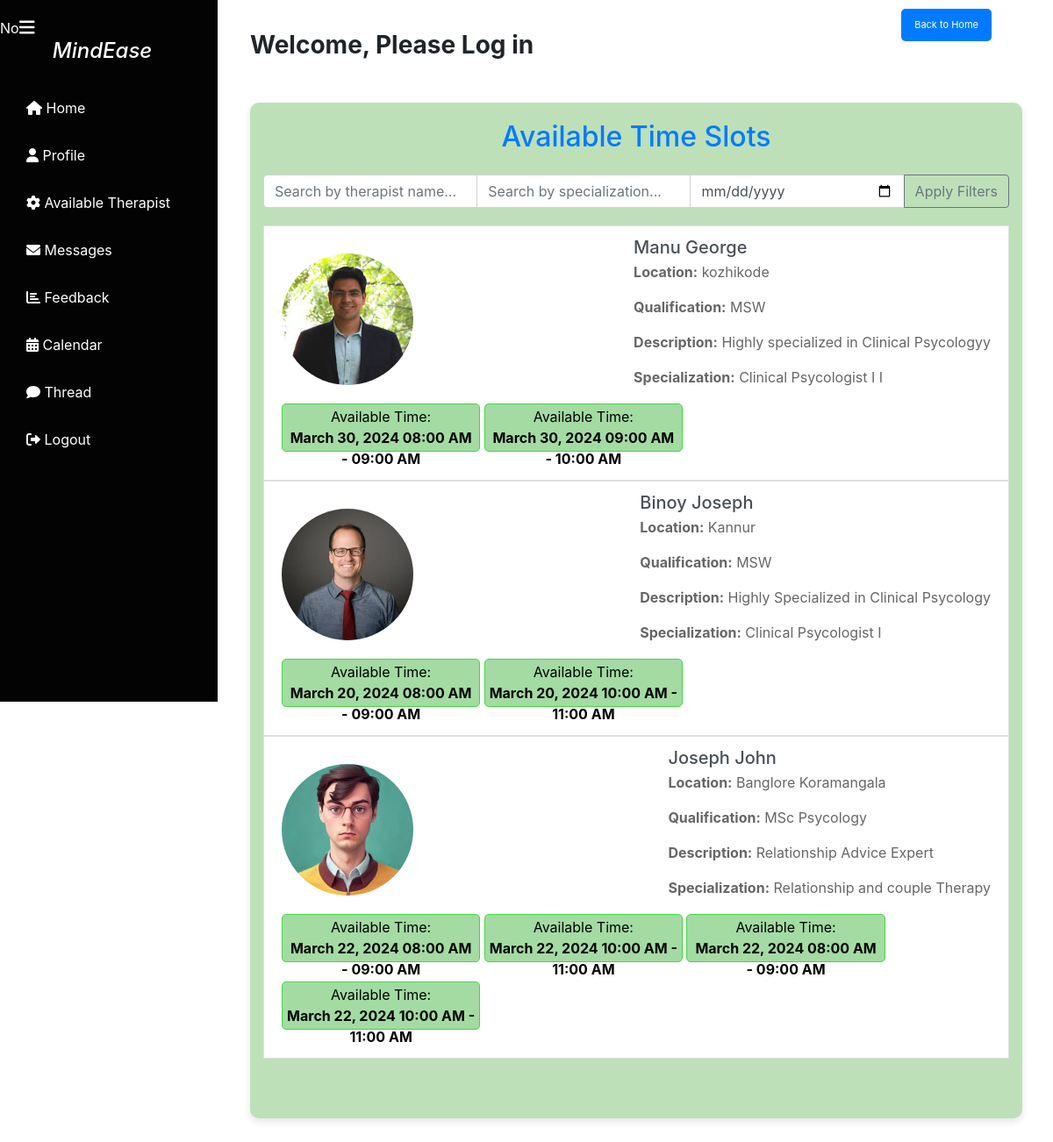
Page /view_time_slots/ on the earlier database version.
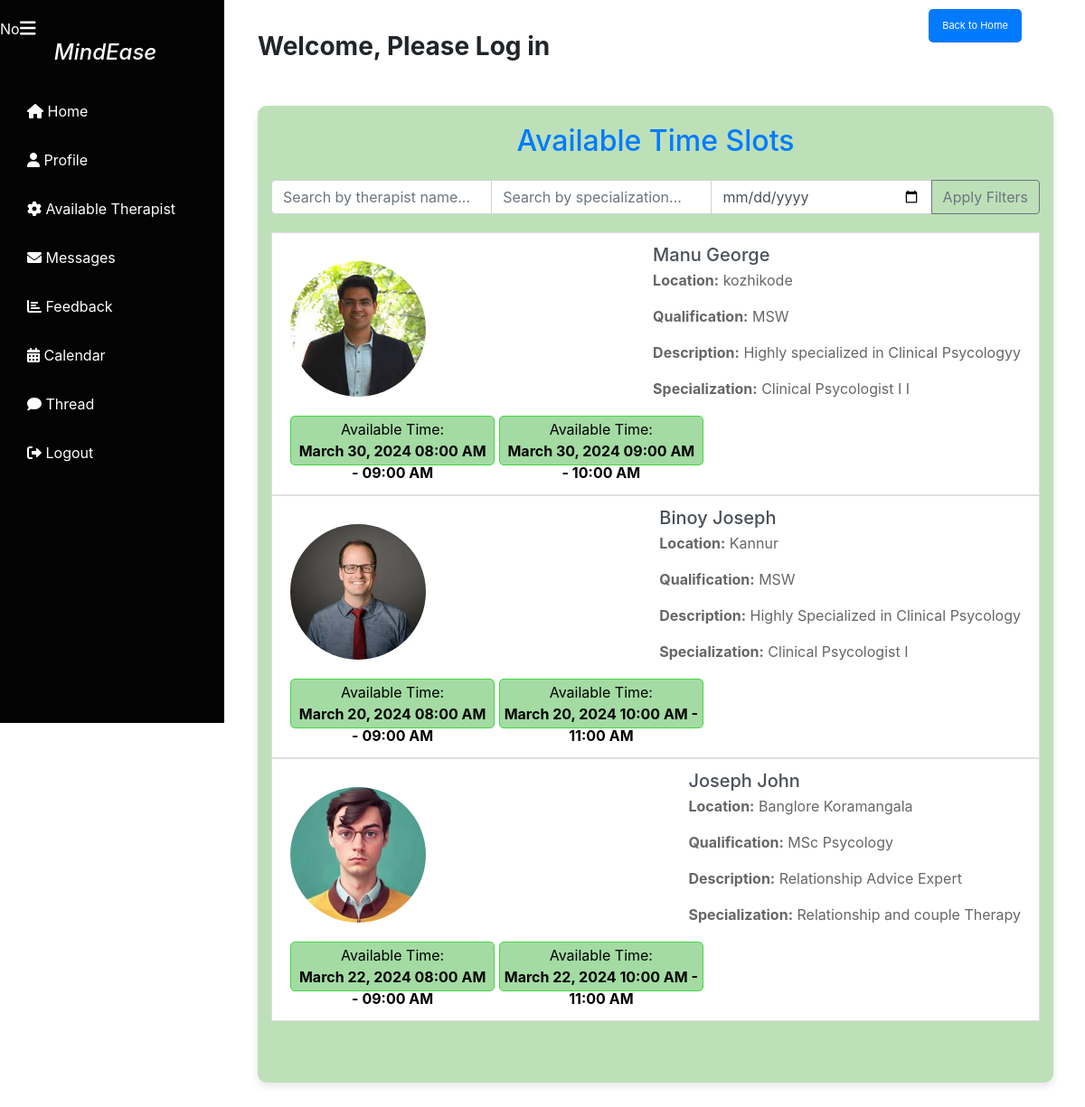
Same page on the later database version.
### app1/models.py (models this page shows, shortened)
class User(AbstractUser):
    class Role(models.TextChoices):
        ADMIN = "ADMIN", "Admin"
        THERAPIST = "THERAPIST", "Therapist"
        USER = "USER", "User"
    role = models.CharField(max_length=50, choices=Role.choices)
    phone_number = models.CharField(max_length=15, blank=True, null=True)
    dob = models.DateField(blank=True, null=True)
    location = models.CharField(max_length=255, blank=True, null=True)
    qualification = models.CharField(max_length=255, blank=True, null=True)
    description = models.TextField(blank=True, null=True)
    specialization = models.CharField(max_length=255, blank=True, null=True)
    is_approved = models.BooleanField(default=False)
    is_therapist = models.BooleanField(default=False)
    profile_picture = models.ImageField(upload_to='profile_pics/', blank=True, null=True)

class TimeSlot(models.Model):
    class SessionType(models.TextChoices):
        MORNING = "MORNING", "Morning Session"
        AFTERNOON = "AFTERNOON", "Afternoon Session"
    TIME_SLOTS = [
        ("8-9", "8:00 AM - 9:00 AM"),
        ("9-10", "9:00 AM - 10:00 AM"),
        ("10-11", "10:00 AM - 11:00 AM"),
        ("12-1", "12:00 PM - 1:00 PM"),
        ("1-2", "1:00 PM - 2:00 PM"),
        ("2-3", "2:00 PM - 3:00 PM"),
        ("3-4", "3:00 PM - 4:00 PM"),
    ]
    therapist = models.ForeignKey(User, on_delete=models.CASCADE, related_name='available_time_slots')
    time_slot = models.CharField(max_length=5, choices=TIME_SLOTS, null=True)
    start_time = models.DateTimeField()
    end_time = models.DateTimeField()
    session_type = models.CharField(max_length=50, choices=SessionType.choices, null=True)
    is_booked = models.BooleanField(default=False)

### app1/views.py (the view)
# urls.py: path('view_time_slots/', views.view_time_slots, name='view_time_slots'),
def view_time_slots(request):
    time_slots = TimeSlot.objects.filter(is_booked=False)
    return render(request, 'view_time_slots.html', {'time_slots': time_slots})

### templates/view_time_slots.html (shortened to what this page needs)
<!DOCTYPE html>
<html lang="en">
<head>
  <link href="https://cdn.jsdelivr.net/npm/bootstrap@5.3.0/dist/css/bootstrap.min.css" rel="stylesheet">
  <link href="https://cdnjs.cloudflare.com/ajax/libs/font-awesome/6.0.0/css/all.min.css" rel="stylesheet">
<link href="https://cdnjs.cloudflare.com/ajax/libs/font-awesome/6.0.0/css/all.min.css" rel="stylesheet">
</head>
<body>
<div class="wrapper">
  <nav id="sidebar">
    <div class="sidebar-header">
      {% if user.profile_picture %}
        <img src="{{ user.profile_picture.url }}" alt="Profile Picture" class="profile-picture1">
      {% else %}
        <span class="profile-picture">No</span>
      {% endif %}
      <strong><i><h3 id="brand">&nbsp;&nbsp;&nbsp;&nbsp;&nbsp;&nbsp;&nbsp;MindEase</h3></i></strong>
    </div>
    <div id="sidebar-content">
      <ul class="list-unstyled components">
        <li>
          <a href="/home" class="sidebar-link">
            <i class="fas fa-home"></i> <span class="sidebar-content-text">Home</span>
          </a>
        </li>
        <li>
          <a href='/update_profile' class="sidebar-link">
            <i class="fas fa-user"></i> <span class="sidebar-content-text">Profile</span>
          </a>
        </li>
        <li>
          <a href="{% url 'view_time_slots' %}" class="sidebar-link">
            <i class="fas fa-cog"></i> <span class="sidebar-content-text">Available Therapist</span>
          </a>
        </li>
        <li>
          <a href="#" class="sidebar-link">
            <i class="fas fa-envelope"></i> <span class="sidebar-content-text">Messages</span>
          </a>
        </li>
        <li>
          <a href="/write_experience" class="sidebar-link">
            <i class="fas fa-chart-bar"></i> <span class="sidebar-content-text">Feedback</span>
          </a>
        </li>
        <li>
          <a href="#" class="sidebar-link">
            <i class="fas fa-calendar-alt"></i> <span class="sidebar-content-text">Calendar</span>
          </a>
        </li>
        <li>
          <a href="/threads" class="sidebar-link">
            <i class="fas fa-comment"></i> <span class="sidebar-content-text">Thread</span>
          </a>
        </li>
        <li>
          <a href="{% url 'logout' %}" class="sidebar-link">
            <i class="fas fa-sign-out-alt"></i> <span class="sidebar-content-text">Logout</span>
          </a>
        </li>
      </ul>
    </div>
    <button type="button" id="sidebarCollapse" class="btn btn-dark">
      <i class="fas fa-bars"></i>
    </button>
  </nav>
  <a href="/" class="back-button">Back to Home</a>
  <div id="content">
    <main>
      {% if user.is_authenticated %}
        <strong><h3 class="font-weight-bold">Welcome {{ user.username }}</h3></strong>
      {% else %}
        <h3 class="font-weight-bold">Welcome, Please Log in</h3>
      {% endif %}
    <!DOCTYPE html>
    <html lang="en">
    <head>
        <link rel="stylesheet" href="https://stackpath.bootstrapcdn.com/bootstrap/4.3.1/css/bootstrap.min.css"
>
    </head>
    <body>
        <div class="main-content container mt-5">
            <h2 class="text-center mb-4">Available Time Slots</h2>
            <div class="input-group search-bar">
              <input type="text" class="form-control" placeholder="Search by therapist name..." id="nameFilter">
              <input type="text" class="form-control" placeholder="Search by specialization..." id="specializationFilter">
              <input type="date" class="form-control" id="dateFilter" placeholder="Select date...">
              <div class="input-group-append">
                  <button class="btn btn-outline-secondary" type="button" onclick="applyFilters()">Apply Filters</button>
              </div>
          </div>
            <head>
                <link href="https://stackpath.bootstrapcdn.com/bootstrap/4.5.2/css/bootstrap.min.css" rel="stylesheet">
            </head>
            <div class="list-group">
              {% regroup time_slots by therapist as therapist_time_slots %}
              {% for therapist_slots in therapist_time_slots %}
                  <div id="therapistSlots{{ therapist_slots.grouper }}">
                      {% if therapist_slots.list %}
                          {% with time_slot=therapist_slots.list.0 %}
                              <a href="#" class="list-group-item list-group-item-action" data-toggle="modal" data-target="#confirmationModal{{ time_slot.therapist.id }}" data-date="{{ time_slot.start_time|date:'Y-m-d' }}">
                                  <div class="d-flex w-100 justify-content-between align-items-center">
                                      {% if time_slot.therapist.profile_picture %}
                                          <img class="profile-picture" src="{{ time_slot.therapist.profile_picture.url }}" alt="Profile Picture">
                                      {% endif %}
                                      <div>
                                          <h5 class="mb-1">{{ time_slot.therapist.first_name }} {{ time_slot.therapist.last_name }}</h5>
                                          <p><strong>Location:</strong> {{ time_slot.therapist.location }}</p>
                                          <p><strong>Qualification:</strong> {{ time_slot.therapist.qualification }}</p>
                                          <p><strong>Description:</strong> {{ time_slot.therapist.description }}</p>
                                          <p><strong>Specialization:</strong> {{ time_slot.therapist.specialization }}</p>
                                      </div>
                                  </div>
                              {% for time_slot in therapist_slots.list %}
                                  <button class="time-slot-btn" data-toggle="modal" data-target="#confirmationModal{{ time_slot.id }}" data-date="{{ time_slot.start_time|date:'Y-m-d' }}">
                                      Available Time: <br>
                                      <strong>{{ time_slot.start_time|date:'F d, Y h:i A' }} - {{ time_slot.end_time|date:'h:i A' }}</strong>
                                  </button>
                              {% endfor %}
                          {% endwith %}
                        </a>
                      {% endif %}
                  </div>
              {% endfor %}
          </div>
    </body>
    </html>
<br>
<br>
    </main>
  </div>
</div>
</body>
</html>

### templates/view_time_slots.html (style rules this page uses)
body { font-family: 'Arial', sans-serif; margin: 0; }
.wrapper { display: flex; position: relative; }
#sidebar { height: 100vh; width: 250px; position: fixed; top: 0; left: 0; background-color: #030303; padding-top: 20px; color: #fff; transition: all 0.3s; border-right: 2px solid #fff; }
#sidebar-content { padding: 20px; }
#content { flex-grow: 1; padding: 15px; transition: all 0.3s; margin-left: 250px; }
.sidebar-link { padding: 10px; text-decoration: none; color: #fff; display: block; margin-bottom: 10px; }
#sidebarCollapse { position: fixed; top: 10px; left: 10px; z-index: 1; background: none; border: none; color: #fff; font-size: 20px; cursor: pointer; transition: all 0.3s; }
#brand { margin-left: 15px; font-size: 1.5em; }
body { font-family: Arial, sans-serif; background-color: #f4f4f4; margin: 0; padding: 20px; align-items: center; }
h2 { color: #333; }
p { color: #666; }
.back-button { position: fixed; top: 10px; right: 70px; background-color: #007bff; color: #ffffff; border: none; border-radius: 5px; padding: 10px 15px; cursor: pointer; font-size: 11px; text-decoration: none; transition: background-color 0.3s ease; }
body { background-color: #f8f9fa; margin: 0; }
.container { background-color: #bde0b9; padding: 20px; border-radius: 10px; box-shadow: 0 4px 8px rgba(0, 0, 0, 0.1); margin-top: 50px; }
h2 { color: #007bff; }
.list-group-item { border-radius: 10px; margin-bottom: 10px; transition: background-color 0.3s ease; border: 2px solid #1a3149; }
.profile-picture { max-width: 150px; max-height: 150px; border-radius: 50%; margin-right: 10px; }
.d-flex { flex-wrap: wrap; }
.list-group-item-action { cursor: pointer; }
.search-bar { margin-bottom: 20px; }
.main-content { margin-top: 70px; }
.time-slot-btn { background-color: #a3dba3; border: 1px solid #43d743; border-radius: 5px; padding:2px 4px; margin-top: 2px; width: 28%; height:55px; text-align: center; cursor: pointer; transition: background-color 0.3s ease; }

Differences in the rows shown:
changed User "John": loses TimeSlot (start_time "March 22, 2024 08:00 AM", end_time "09:00 AM"); loses TimeSlot (start_time "March 22, 2024 10:00 AM", end_time "11:00 AM")
